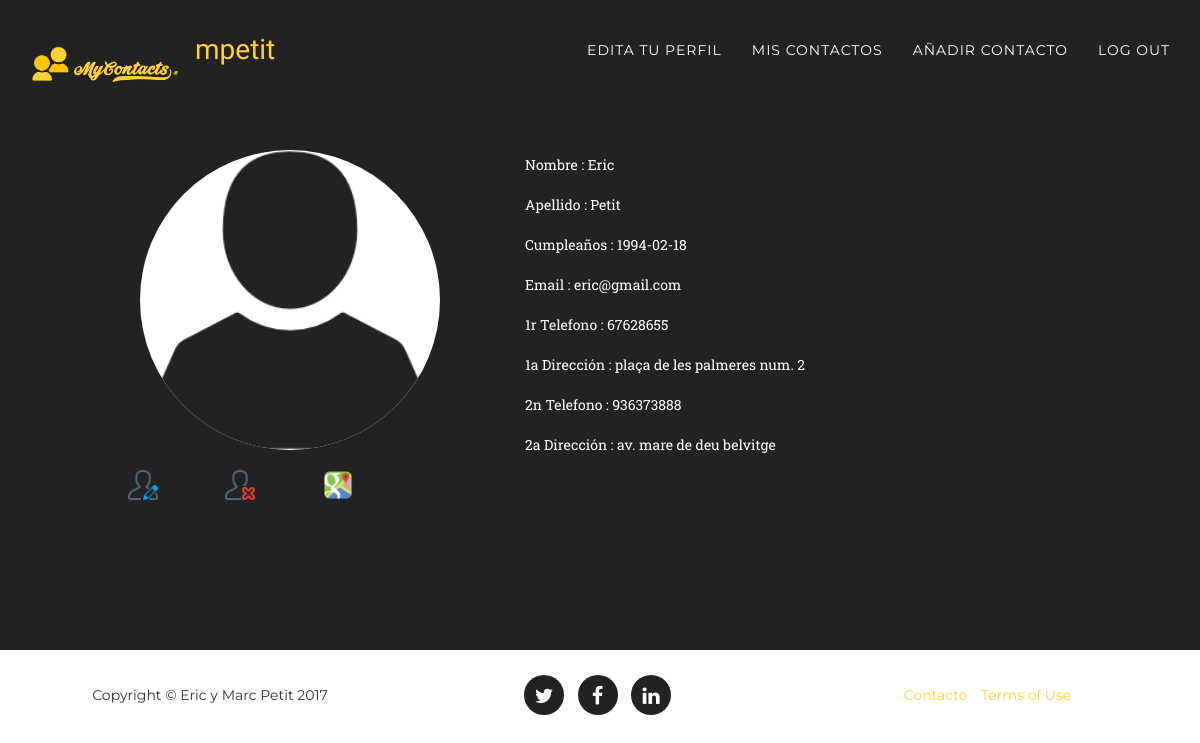
/menu_contacto.php?cont_id=2 (signed in), run on the app's committed database.
### tables this page shows
CREATE TABLE `tbl_contacto` (
  `cont_id` int(3) NOT NULL,
  `cont_nombre` varchar(20) NOT NULL,
  `cont_apellido` varchar(20) NOT NULL,
  `cont_email` varchar(30) NOT NULL,
  `cont_telefono1` int(10) NOT NULL,
  `cont_telefono2` int(10) NOT NULL,
  `cont_foto` varchar(50) NOT NULL,
  `cont_direccion1` varchar(50) NOT NULL,
  `cont_direccion2` varchar(50) NOT NULL,
  `cont_cumpleaños` date NOT NULL,
  `cont_notas` varchar(50) NOT NULL,
  `usu_id` int(3) NOT NULL
);

### menu_contacto.php (the view, shortened to what this page needs)
<?php
  include("conexion.proc.php");
?>
<!DOCTYPE html>
<html lang="en">
<head>
    <link href="vendor/bootstrap/css/bootstrap.css" rel="stylesheet">
    <link href="vendor/font-awesome/css/font-awesome.css" rel="stylesheet" type="text/css">
    <link href="css/agency.css" rel="stylesheet">
</head>
<body id="page-top" class="index">
    <nav id="mainNav" class="navbar navbar-default navbar-custom navbar-fixed-top">
        <div class="container">
            <div class="navbar-header page-scroll">
                <a class="navbar-brand page-scroll" href="#page-top"> <img src="img/logos/logo.png" width="150" height="50" alt="MyContacts"></a>
                <?php
                  if(isset($_SESSION['usu_nombre']) ){
                    echo "<a href='main.php' class='navbar-brand'  align='right'>".$_SESSION['usu_nombre']."</a>";
                ?>
            </div>
            <div class="collapse navbar-collapse" id="bs-example-navbar-collapse-1">
                <ul class="nav navbar-nav navbar-right">
                    <li>
                        <a href="modificar_usuario.php" >Edita tu perfil</a>
                    </li>
                    <li>
                        <a href="main.php";>Mis contactos</a>
                    </li>
                    <li>
                        <a href="anadir_contacto.php";>Añadir contacto</a>
                    </li>
                    <li>
                        <a href="login.php"  onclick="return Confirm(¿Deseas salir?)";>Log Out</a>
                    </li>
                </ul>
            </div>
        </div>
     </nav>
 <section id="team" class="bg-darkest-gray">
        <div class="container">
            <div class="row">
                <div class="col-lg-12 text-left">
  <?php
   extract($_REQUEST);
   $sql = "SELECT  * FROM tbl_contacto, tbl_usuario WHERE tbl_contacto.usu_id = tbl_usuario.usu_id AND tbl_contacto.cont_id = ". $_REQUEST['cont_id'] ;
   $contactos = mysqli_query($conexion, $sql);
   if(mysqli_num_rows($contactos)>0){
      while($contacto = mysqli_fetch_array($contactos)){
      $foto='img/users/'.$contacto['cont_foto'];
                        if (file_exists ($foto)){
                           echo "<div class='col-xs-1'></div><div class='col-sm-4 text-center'> <a href='menu_contacto.php?cont_id=".$contacto['cont_id']."'> <img src=".$foto." width='150' height='350' class='img-responsive img-circle' alt=".$foto." style='background-color: white' align='center' /></a></div>";
                        } else {
                            echo "<div class='col-xs-1'></div><div class='col-sm-4 text-center'><a href='menu_contacto.php?cont_id=".$contacto['cont_id']."'><img src='img/users/0.png' width='300' height='300' class='img-responsive img-circle' alt='Imagen no encontrada' style='background-color: white' align='center' /></a></div>";
                        }
        echo "<div class='col-sm-4' text-left'>";
        echo "<h7 class='control'>Nombre : " .$contacto['cont_nombre']."</br></br>";
        echo "Apellido : " .$contacto['cont_apellido']."</br></br>";
        echo "Cumpleaños : " .$contacto['cont_cumpleaños']."</br></br>";
        echo "Email : " .$contacto['cont_email']."</br></br>";
        echo "1r Telefono : " .$contacto['cont_telefono1']."</br></br>";
        echo "1a Dirección : " .$contacto['cont_direccion1']."</br></br>";
        echo "2n Telefono : " .$contacto['cont_telefono2']."</br></br>";
        echo "2a Dirección : " .$contacto['cont_direccion2']."</br></br></h7>";
        ?>
        </div>
        <div id='map' class="col-lg-12 text-left" style='height:300px; width: 275px; visibility:hidden; ' >
        <?php
        echo "</div></div><div class='col-lg-12' text-left'> <br></div>";
        echo"<div class='col-lg-1'><br></div> <div class='col-xs-1' text-left'>";
        echo"<a href='modificar_contacto.php?cont_id=".$contacto['cont_id']."'><img src='img/icons/modificar.png' width='30' height='30'/></a></br></div>";
        ?>
        <div class='col-xs-1' text-right'><a href='#' onclick='return Confirmar(<?php echo $contacto['cont_id']?>);'><img src='img/icons/eliminar.png' width='30' height='30'/></a></br></div>
        <?php
        echo"<div class='col-xs-1' text-left'><img style='cursor:hand' src='img/icons/googlemaps.ico' width='30' height='30' id='submit'/></br></div>";
        echo"</div>";
      }
      }else{
        echo "No tienes contactos, agrega a uno!";
      }
  ?>
  </div></div></div></section>
   <?php }
     else {
        $_SESSION['error']="PILLÍN! Tienes que loguearte primero!";
        header("location: login.php");
      }
      ?>
</body>
<footer>
        <div class="container">
            <div class="row">
                <div class="col-md-4">
                    <span class="copyright">Copyright &copy; Eric y Marc Petit 2017</span>
                </div>
                <div class="col-md-4">
                    <ul class="list-inline social-buttons">
                        <li><a href="#"><i class="fa fa-twitter"></i></a>
                        </li>
                        <li><a href="#"><i class="fa fa-facebook"></i></a>
                        </li>
                        <li><a href="#"><i class="fa fa-linkedin"></i></a>
                        </li>
                    </ul>
                </div>
                <div class="col-md-4">
                    <ul class="list-inline quicklinks">
                        <li><a href="#">Contacto</a>
                        </li>
                        <li><a href="#">Terms of Use</a>
                        </li>
                    </ul>
                </div>
            </div>
        </div>
    </footer>
 </html>

### css/agency.css (style rules this page uses)
body { overflow-x: hidden; font-family: "Roboto Slab", "Helvetica Neue", Helvetica, Arial, sans-serif; }
a, a:hover, a:focus, a:active, a.active { outline: none; }
a { color: #fed136; }
.bg-darkest-gray { background-color: #222222; }
.navbar-custom { background-color: #222222; border-color: transparent; }
.navbar-custom .navbar-brand { color: #fed136; font-family: "Kaushan Script", "Helvetica Neue", Helvetica, Arial, cursive; }
.navbar-custom .navbar-collapse { border-color: rgba(255, 255, 255, 0.02); }
.navbar-custom .nav li a { font-family: "Montserrat", "Helvetica Neue", Helvetica, Arial, sans-serif; text-transform: uppercase; font-weight: 400; letter-spacing: 1px; color: white; }
@media (min-width: 768px) { .navbar-custom { background-color: transparent; padding: 25px 0; -webkit-transition: padding 0.3s; -moz-transition: padding 0.3s; transition: padding 0.3s; border: none; } }
@media (min-width: 768px) { .navbar-custom .navbar-brand { font-size: 2em; -webkit-transition: all 0.3s; -moz-transition: all 0.3s; transition: all 0.3s; } }
section { padding: 100px 0; }
@media (min-width: 768px) { section { padding: 150px 0; } }
footer { padding: 25px 0; text-align: center; }
footer span.copyright { line-height: 40px; font-family: "Montserrat", "Helvetica Neue", Helvetica, Arial, sans-serif; text-transform: uppercase; text-transform: none; }
footer ul.quicklinks { margin-bottom: 0; line-height: 40px; font-family: "Montserrat", "Helvetica Neue", Helvetica, Arial, sans-serif; text-transform: uppercase; text-transform: none; }
ul.social-buttons { margin-bottom: 0; }
ul.social-buttons li a { display: block; background-color: #222222; height: 40px; width: 40px; border-radius: 100%; font-size: 20px; line-height: 40px; color: white; outline: none; -webkit-transition: all 0.3s; -moz-transition: all 0.3s; transition: all 0.3s; }
body { webkit-tap-highlight-color: #fed136; }

### data on the page
tbl_contacto: cont_nombre "Eric", cont_apellido "Petit", cont_cumpleaños "1994-02-18", cont_email "eric@gmail.com", cont_telefono1 "67628655", cont_direccion1 "plaça de les palmeres num. 2", cont_telefono2 "936373888", cont_direccion2 "av. mare de deu belvitge"

### other printed values
$_SESSION['usu_nombre'] "mpetit"
